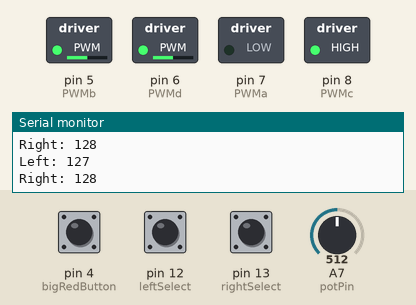
Bench run of a sketch on a simulated Arduino Nano, built with avr-gcc and run on an emulated ATmega328P. Parts: switched loads named in the sketch (green lamp = pin HIGH), the last lines printed to the serial monitor. Inputs (shaded band) come from the test bench; at power-on: A7 (potPin) = 512, pin 4 (bigRedButton) LOW, pin 12 (leftSelect) HIGH, pin 13 (rightSelect) HIGH.

Above: at 1.2 s.
1.3 s: A7 (potPin) set to 716
At 2.3 s:
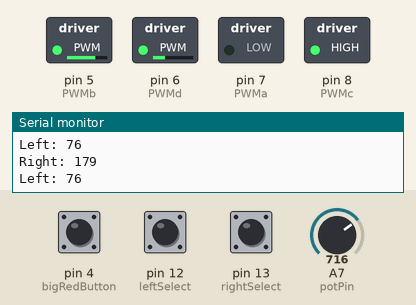
2.8 s: pin 4 (bigRedButton) pulled HIGH for 0.15 s
At 2.9 s:
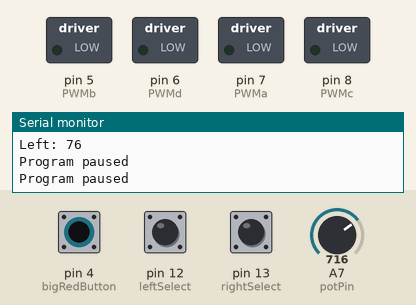
4.4 s: A7 (potPin) set to 970
At 5.6 s:
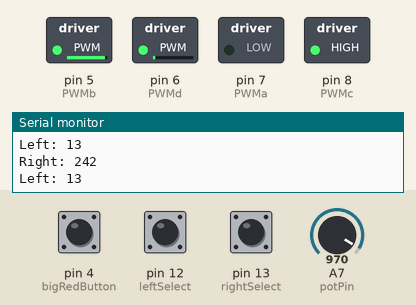
5.9 s: A7 (potPin) set to 992
At 6.5 s:
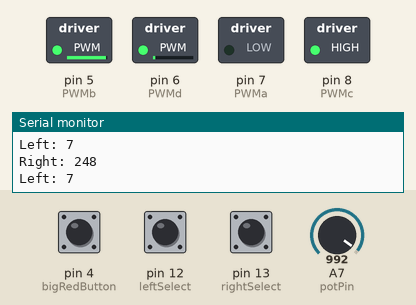
7.4 s: A7 (potPin) set to 1023
At 7.9 s:
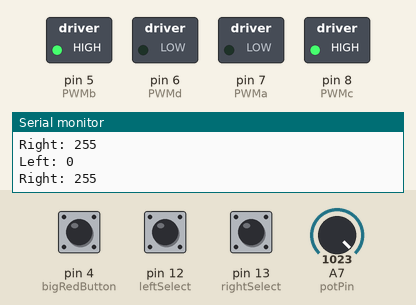
Timing chart, 0 to 10.4 s (numbered marks = the images above; inputs shaded):
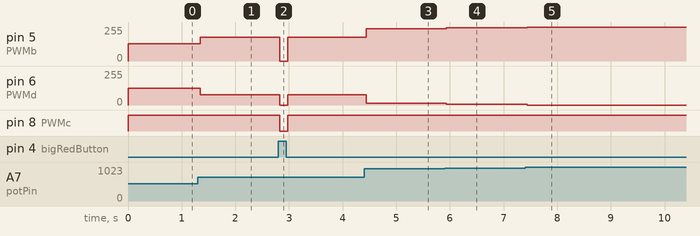

Measured:
- after the input at 1.3 s, pin 5 (PWMb): 128/255 → 179/255 at once; pin 6 (PWMd): 127/255 → 76/255 at once
- after the input at 2.8 s, pin 5 (PWMb): 179/255 → 0/255 at once, → 179/255 0.16 s later; pin 6 (PWMd): 76/255 → 0/255 at once, → 76/255 0.16 s later; pin 8 (PWMc): HIGH → LOW at once, → HIGH 0.16 s later
- after the input at 4.4 s, pin 5 (PWMb): 179/255 → 242/255 at once; pin 6 (PWMd): 76/255 → 13/255 at once
- after the input at 5.9 s, pin 5 (PWMb): 242/255 → 248/255 at once; pin 6 (PWMd): 13/255 → 7/255 at once
- after the input at 7.4 s, pin 5 (PWMb): 248/255 → 255/255 at once; pin 6 (PWMd): 7/255 → 0/255 at once

The sketch:

testing_motors_speed_and_direction.ino
```cpp
const int potPin = A7;
const int leftSelect = 12;
const int rightSelect = 13;

const int bigRedButton = 4;

#define PWMa 7  //define PWM pins
#define PWMb 5
#define PWMc 8
#define PWMd 6

int motorSpeed, leftMotorSpeed, rightMotorSpeed;
int leftState, rightState;

void setup() {
  // put your setup code here, to run once:
  Serial.begin(9600);
  pinMode(PWMa, OUTPUT);  //define PWM motor pins
  pinMode(PWMb, OUTPUT);
  pinMode(PWMc, OUTPUT);
  pinMode(PWMd, OUTPUT);

  pinMode(potPin, INPUT);
  pinMode(leftSelect, INPUT);
  pinMode(rightSelect, INPUT);
  analogWrite(PWMa, 0); //turn off the motors
  analogWrite(PWMb, 0);
  analogWrite(PWMc, 0);
  analogWrite(PWMd, 0);
}

void loop() {
  // put your main code here, to run repeatedly:
  while (digitalRead(bigRedButton) == 1) {
    Serial.println("Program paused");
    analogWrite(PWMa, 0); //turn off the motors
    analogWrite(PWMb, 0);
    analogWrite(PWMc, 0);
    analogWrite(PWMd, 0);
  }


  leftState = digitalRead(leftSelect);
  rightState = digitalRead(rightSelect);
  motorSpeed = analogRead(potPin) / 4;

  leftMotorSpeed = 255 - motorSpeed;
  rightMotorSpeed = motorSpeed;

  if (leftState == 0 && rightState == 0) {
    Serial.println("Just chilling");
    analogWrite(PWMa, 0); //turn off the motors
    analogWrite(PWMb, 0);
    analogWrite(PWMc, 0);
    analogWrite(PWMd, 0);
  }

  if (leftState == 1 && rightState == 0) {
    Serial.print("Left motor selected, motor speed:");
    Serial.println(motorSpeed);
    analogWrite(PWMc, 255);
    analogWrite(PWMd, leftMotorSpeed);
  }

  if (leftState == 0 && rightState == 1) {
    Serial.print("Right motor selected, motor speed:");
    Serial.println(motorSpeed);
    analogWrite(PWMa, 0);
    analogWrite(PWMb, motorSpeed);
  }

  if (leftState == 1 && rightState == 1){
    Serial.print("Right: ");
    Serial.println(rightMotorSpeed);
    Serial.print("Left: ");
    Serial.println(leftMotorSpeed);
    analogWrite(PWMa, 0);
    analogWrite(PWMb, rightMotorSpeed);
    analogWrite(PWMc, 255);
    analogWrite(PWMd, leftMotorSpeed);
  }
}


/*
  if (error < -1) { //erroris negative, so centre point is left of black line, right turn is needed
    rightMotorSpeed = 0.5 * motorSpeed;
    leftMotorSpeed = 255 - motorSpeed;

    analogWrite(PWMa, 0);
    analogWrite(PWMb, rightMotorSpeed);  //slow down right motor
    analogWrite(PWMc, 255);
    analogWrite(PWMd, leftMotorSpeed);

  }

*/ //for use in weighted average program later?
```
